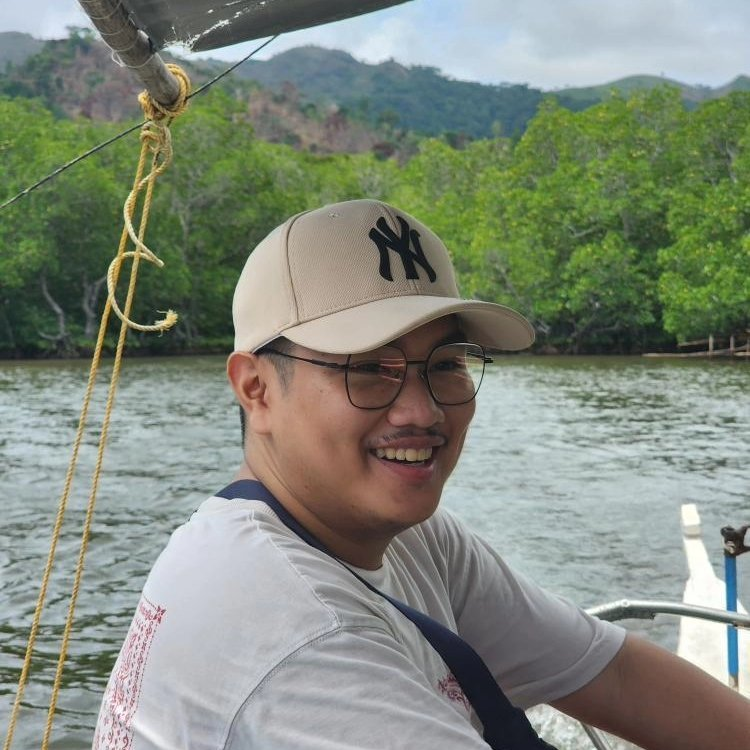
#> input picture nioshiii.jpg, 750 x 750 px, found by its file name
$ python dump.py
#> lines starting #> are read from the running program, lines starting #| are printed output that depends on the picture
import cv2
import numpy as np

# Function for Scaling
def scale_image(input_image, scale_factor):
    output_image = cv2.resize(input_image, None, fx=scale_factor, fy=scale_factor)
    return output_image

# Function for Rotation
def rotate_image(input_image, angle):
    rows, cols = input_image.shape
    M = cv2.getRotationMatrix2D((cols/2, rows/2), angle, 1)
    output_image = cv2.warpAffine(input_image, M, (cols, rows))
    return output_image

# Function to combine images into a single output
def combine_images(images):
    """
    Combines up to 4 images into a single output image with padding.
    Args:
        images (list): List of images to combine (up to 4)
    Returns:
        numpy.ndarray: Combined image
    """
    if len(images) < 4:
        raise ValueError("At least 4 images are required for combination")

    # Find maximum dimensions across all images
    max_height = max(img.shape[0] for img in images)
    max_width = max(img.shape[1] for img in images)

    # Add padding between images
    padding = 20

    # Create a blank canvas to hold the combined images
    canvas_height = max_height * 2 + padding
    canvas_width = max_width * 2 + padding
    combined_image = np.zeros((canvas_height, canvas_width), dtype=np.uint8)

    # Resize and place images in the combined canvas with padding
    img0 = cv2.resize(images[0], (max_width, max_height))  # Original
    img1 = cv2.resize(images[1], (max_width, max_height))  # Scaled
    img2 = cv2.resize(images[2], (max_width, max_height))  # Rotated 60
    img3 = cv2.resize(images[3], (max_width, max_height))  # Rotated 45

    # Place images in a 2x2 grid with padding
    combined_image[0:max_height, 0:max_width] = img0
    combined_image[0:max_height, max_width + padding:max_width*2 + padding] = img1
    combined_image[max_height + padding:max_height*2 + padding, 0:max_width] = img2
    combined_image[max_height + padding:max_height*2 + padding, max_width + padding:max_width*2 + padding] = img3


    return combined_image

# Main execution
if __name__ == "__main__":
    # Load an image
    image = cv2.imread("C:/Users/Niiyyoooww/Desktop/DIP/Nioshiii.jpg", cv2.IMREAD_GRAYSCALE)  # Change to your image path
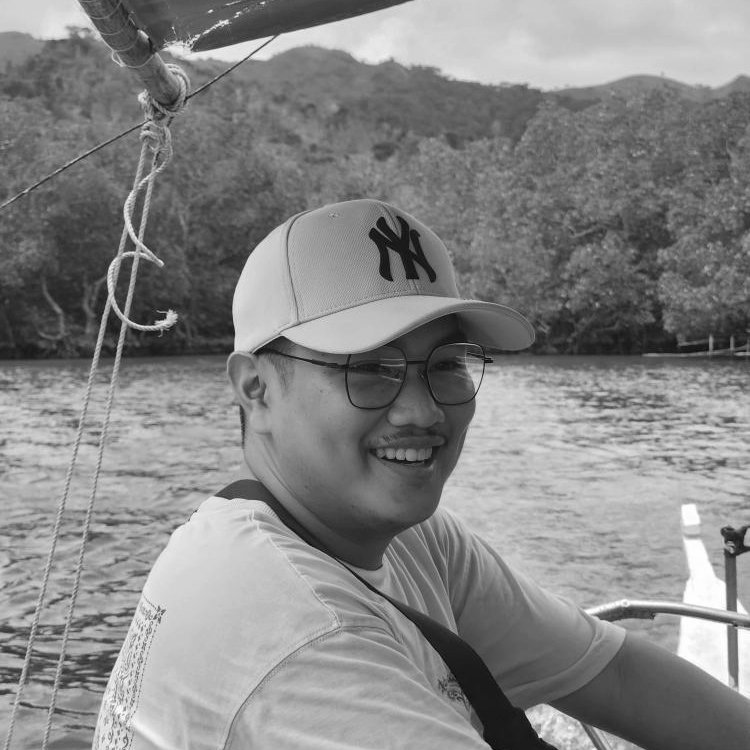
#> image: shape (750, 750); min 0, max 255, mean 133.5

    # Apply transformations
    scaled_image = scale_image(image, 2)  # Change scale factor as needed
    rotated_image_60 = rotate_image(image, 60)
#> in rotate_image, `output_image = cv2.warpAffine(input_image, M, (cols, rows))`:
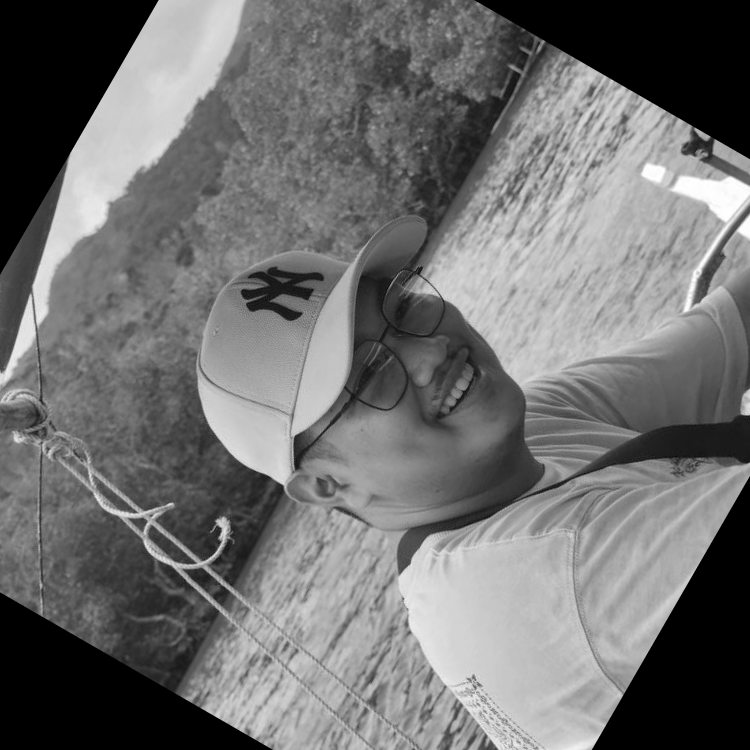
#> output_image: shape (750, 750); min 0, max 255, mean 112.5
    rotated_image_45 = rotate_image(image, 45)
#> call 2 of rotate_image, with angle = 45
#> in rotate_image (call 2), `output_image = cv2.warpAffine(input_image, M, (cols, rows))`:
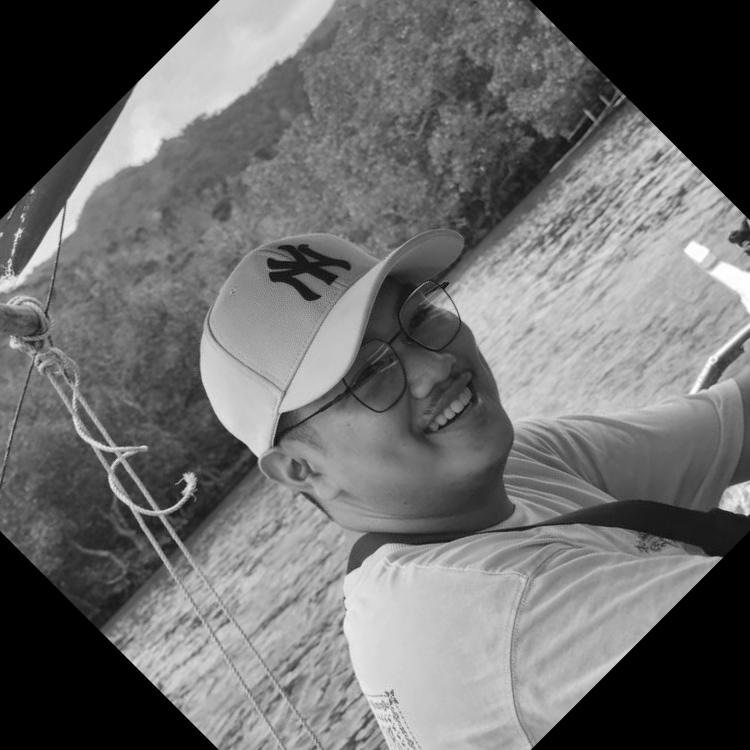
#> output_image: shape (750, 750); min 0, max 255, mean 109.1

    # Combine images into a single output
    combined_image = combine_images([image, scaled_image, rotated_image_60, rotated_image_45])
#> in combine_images, `max_height = max(img.shape[0] for img in images)`: max_height = 1500
#> in combine_images, `canvas_height = max_height * 2 + padding`: canvas_height = 3020
#> in combine_images, `combined_image[0:max_height, 0:max_width] = img0`:
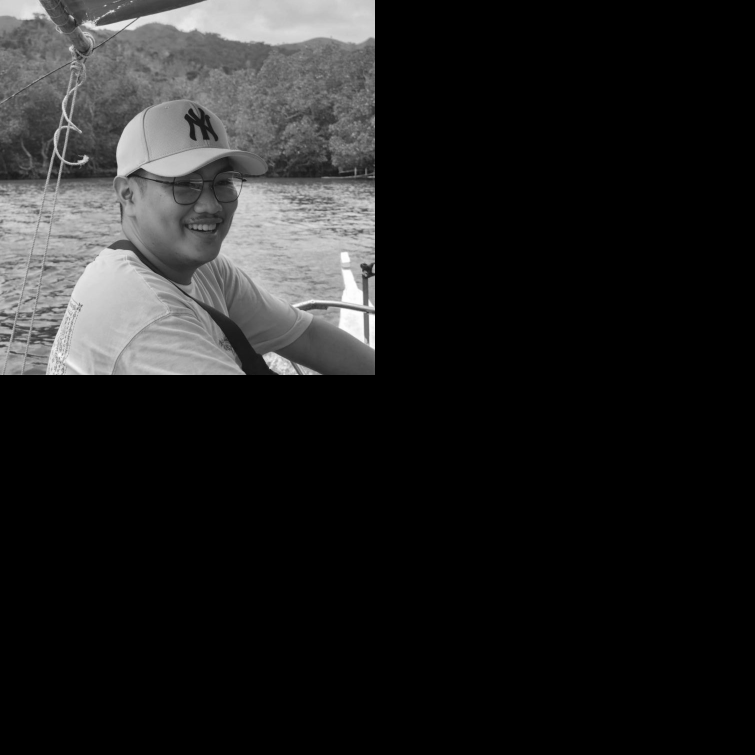
#> combined_image: shape (3020, 3020) (shown at 1/4 size); min 0, max 255, mean 32.9
#> in combine_images, `combined_image[0:max_height, max_width + padding:max_width*2 + padding..`:
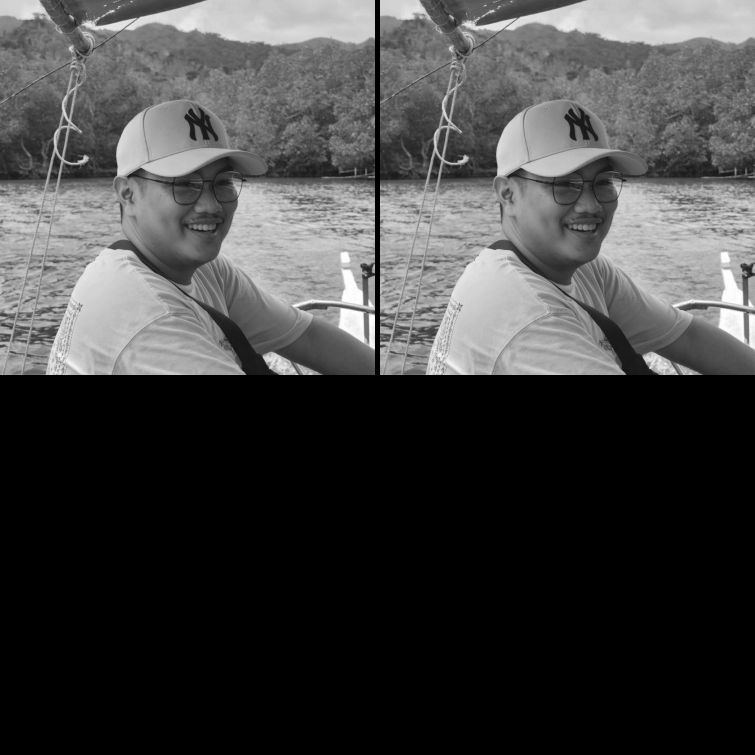
#> combined_image: shape (3020, 3020) (shown at 1/4 size); min 0, max 255, mean 65.8
#> in combine_images, `combined_image[max_height + padding:max_height*2 + padding, 0:max_widt..`:
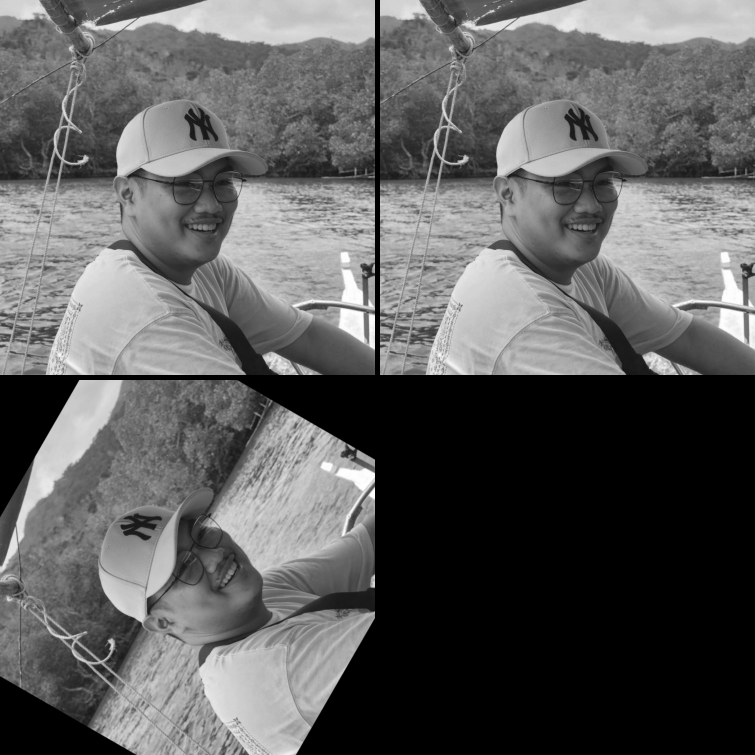
#> combined_image: shape (3020, 3020) (shown at 1/4 size); min 0, max 255, mean 93.6
#> in combine_images, `combined_image[max_height + padding:max_height*2 + padding, max_width ..`:
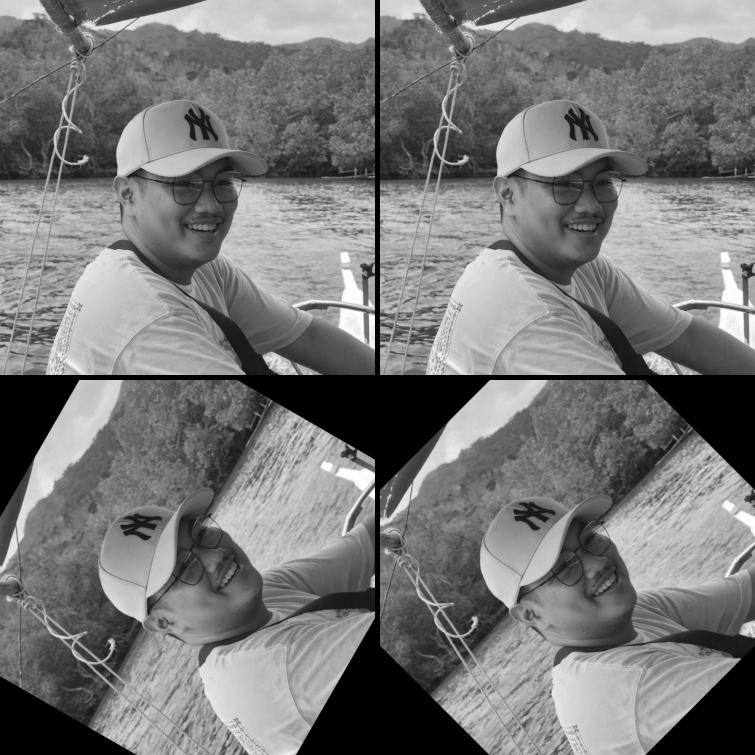
#> combined_image: shape (3020, 3020) (shown at 1/4 size); min 0, max 255, mean 120.5

    # Display the combined result in a resizable window
    cv2.namedWindow('Combined Output', cv2.WINDOW_NORMAL)
    cv2.imshow('Combined Output', combined_image)
    cv2.resizeWindow('Combined Output', 800, 600)  # Set initial window size


    cv2.waitKey(0)
    cv2.destroyAllWindows()

$ run again, with cancercell.jpg copied over nioshiii.jpg
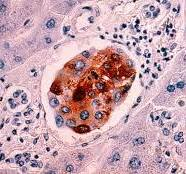
#> input picture cancercell.jpg, 186 x 174 px, found by its file name
#> in rotate_image (call 2), `output_image = cv2.warpAffine(input_image, M, (cols, rows))`:
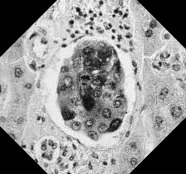
#> output_image: shape (174, 186); min 0, max 255, mean 144
#> max_height = 348
#> max_width = 372
#> canvas_height = 716
#> canvas_width = 764
#> in combine_images, `combined_image[max_height + padding:max_height*2 + padding, max_width ..`:
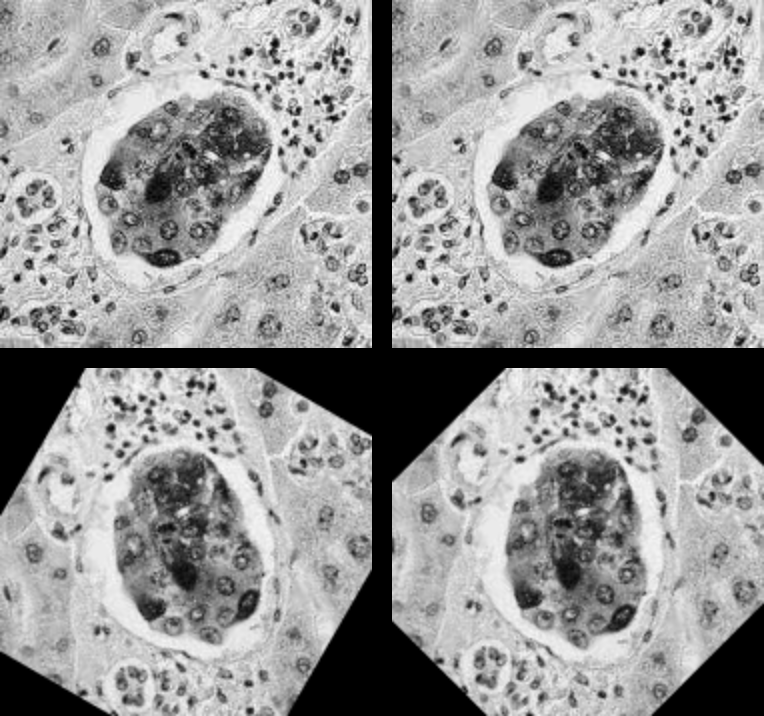
#> combined_image: shape (716, 764); min 0, max 253, mean 151.3
